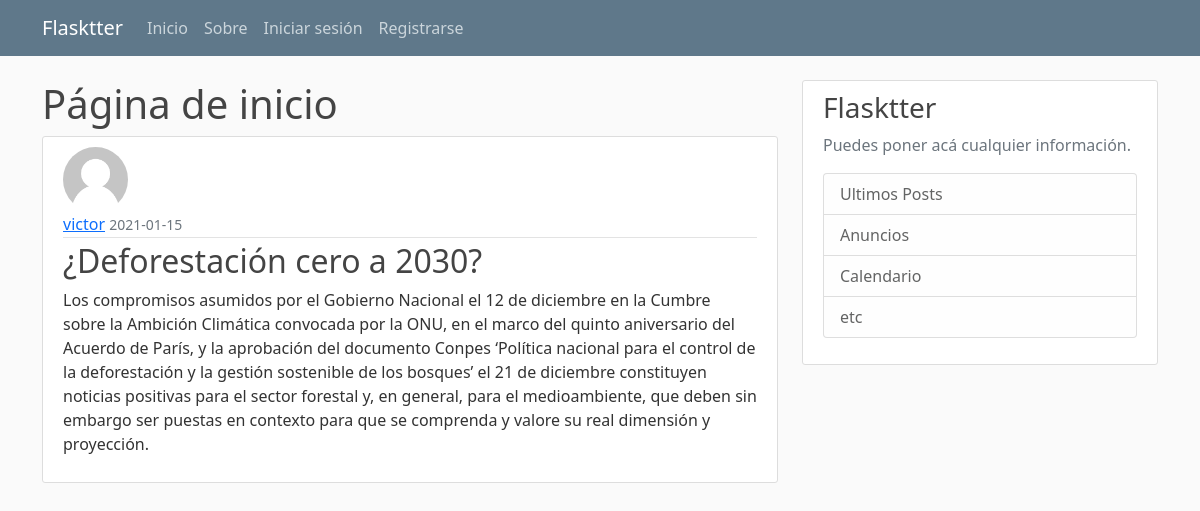
Screenshot of /post/8 with the database file from the repository.
### flaskblog/models.py (models this page shows, shortened)
class User(db.Model, UserMixin):
    id= db.Column(db.Integer, primary_key=True)
    username= db.Column(db.String(20), unique=True, nullable=False)
    email= db.Column(db.String(100), unique=True, nullable=False)
    image_file= db.Column(db.String(50), nullable=False, default='default.jpg')
    password= db.Column(db.String(60), nullable=False)
    '''Relacion uno a muchos '''
    post = db.relationship('Post', backref='author', lazy=True)

class Post(db.Model):
    id= db.Column(db.Integer, primary_key=True)
    title= db.Column(db.String(100), nullable=False)
    date_posted= db.Column(db.DateTime, nullable=False, default=datetime.utcnow)
    content = db.Column(db.Text, nullable=False)
    '''se establece la relacion de el post con el usuario con su id'''
    user_id = db.Column(db.Integer, db.ForeignKey('user.id'), nullable=False)

### flaskblog/posts/routes.py (the view)
@posts.route('/post/<int:post_id>')
def post(post_id):
    post = Post.query.get_or_404(post_id)
    return render_template('post.html', title=post.title, post=post)

### flaskblog/templates/post.html (shortened to what this page needs)
{% extends 'base.html' %} {% block content %}
  <h1>Página de inicio</h1>
  <article class="media content-section">
    <img
      class="rounded-circle article-img"
      src="{{ url_for('static', filename='profile_pics/' + post.author.image_file)}}"
      alt=""
    />
    <div class="media-body">
      <div class="article-metadata">
        <a class="mr-2" href="{{ url_for('users.user_posts', username=post.author.username) }}">{{ post.author.username }}</a>
        <small class="text-muted"
          >{{ post.date_posted.strftime('%Y-%m-%d') }}</small
        >
      </div>
      <h2 class="article-title">{{ post.title }}</h2>
      <p class="article-content">{{ post.content }}</p>
    </div>
  </article>
{% endblock %}

### flaskblog/static/main.css (style rules this page uses)
body { background: #fafafa; color: #333333; margin-top: 5rem; }
h1, h2, h3, h4, h5, h6 { color: #444444; }
.content-section { background: #ffffff; padding: 10px 20px; border: 1px solid #dddddd; border-radius: 3px; margin-bottom: 20px; }
.article-title { color: #444444; text-decoration: none; }
.article-content { white-space: pre-line; }
.article-img { height: 65px; width: 65px; margin-right: 16px; }
.article-metadata { padding-bottom: 1px; margin-bottom: 4px; border-bottom: 1px solid #e3e3e3 }

### rows the page displays
User: image_file (placeholder picture), author.username "victor"
Post: date_posted "2021-01-15", title "¿Deforestación cero a 2030?", content "Los compromisos asumidos por el Gobierno Nacional el 12 de diciembre en la Cumbre sobre la Ambición Climática convocada por la ONU, en el marco del quinto aniversario del Acuerdo de París, y la aprobación del documento Conpes ‘Política nacional para el control de la deforestación y la gestión sostenible de los bosques’ el 21 de diciembre constituyen noticias positivas para el sector forestal y, en general, para el medioambiente, que deben sin embargo ser puestas en contexto para que se comprenda y valore su real dimensión y proyección."
